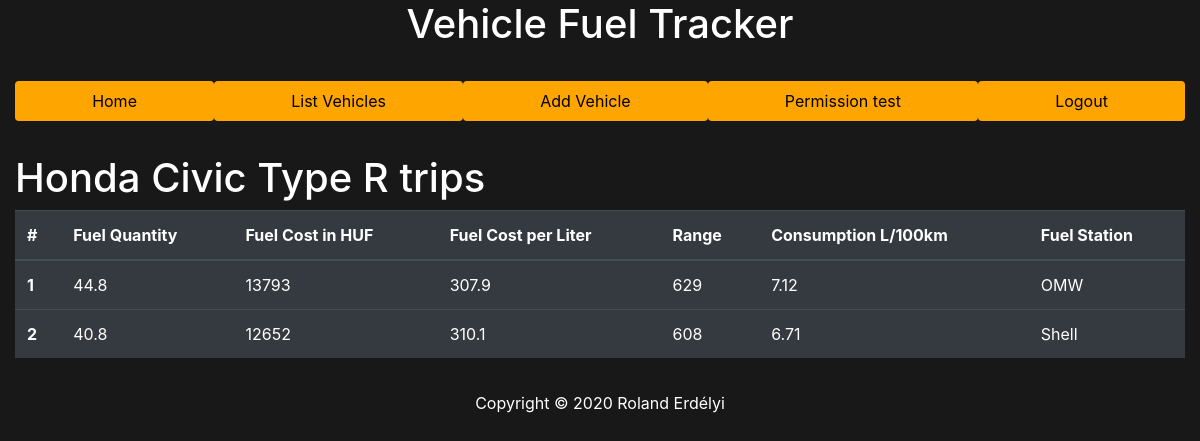
Screenshot of /index.php?P=listt&vid=1 (signed in) with the database file from the repository.
### tables this page shows
CREATE TABLE `vehicle` (
  `vehicle_id` int(11) NOT NULL,
  `user_id` int(11) NOT NULL,
  `vehicle_brand` varchar(250) NOT NULL,
  `vehicle_model` varchar(250) NOT NULL,
  `vehicle_clock` int(11) NOT NULL,
  `vehicle_fuel_type` int(1) NOT NULL
);

CREATE TABLE `fuel` (
  `fueling_id` int(11) NOT NULL,
  `vehicle_id` int(11) NOT NULL,
  `fuel_quantity` float NOT NULL,
  `fuel_cost` int(11) NOT NULL,
  `fuel_cost_per_liter` float NOT NULL,
  `fuel_station_name` varchar(250) NOT NULL,
  `vehicle_before_trip_clock` int(11) NOT NULL,
  `vehicle_actual_clock` int(11) NOT NULL
);

### protected/userManager.php (called while the page is built, shortened)
<?php
    function IsUserLoggedIn()
    {
        return $_SESSION != null && array_key_exists('u_id', $_SESSION) && is_numeric($_SESSION['u_id']);
    }
?>

### protected/database.php (called while the page is built, shortened)
<?php
    function getConnection()
    {
        $connection = new PDO(DB_TYPE.':host='.DB_HOST.';dbname='.DB_NAME.';',DB_USER, DB_PASS);
        $connection->exec("SET NAMES '".DB_CHARSET."'");
        return $connection;
    }
    function getRecord($queryString, $queryParams = [])
    {
        $connection = getConnection();
        $statement = $connection->prepare($queryString);
        $success = $statement->execute($queryParams);
        $result = $success ? $statement->fetch(PDO::FETCH_ASSOC) : [];
        return $result;
    }
    function getList($queryString, $queryParams = [])
    {
        $connection = getConnection();
        $statement = $connection->prepare($queryString);
        $success = $statement->execute($queryParams);
        $result = $success ? $statement->fetchAll(PDO::FETCH_ASSOC) : [];
        return $result;
    }
?>

### protected/vehicle/list_trip.php (the view, shortened to what this page needs)
<?php if(!IsUserLoggedIn()) : ?>
    <h1>Page access is forbidden!</h1>
<?php else: ?>
    <?php if(array_key_exists('vid', $_GET) && !empty($_GET['vid'])) : ?>
        <?php
            $query = "SELECT vehicle_id, vehicle_brand, vehicle_model, vehicle_clock, vehicle_fuel_type FROM vehicle WHERE vehicle_id = ?";
            $params = [$_GET['vid']];
            $vehicle = getRecord($query, $params);
        ?>
        <?php
            $query = "SELECT fueling_id, vehicle_id, fuel_quantity, fuel_cost, fuel_cost_per_liter, fuel_station_name, vehicle_before_trip_clock, vehicle_actual_clock FROM fuel WHERE vehicle_id = ?";
            $params = [$_GET['vid']];
            $fuelings = getList($query, $params);
        ?>
        <?php if(count($fuelings) <= 0) : ?>
            <h1>You don't have any fuelings in the database!</h1>
        <?php else: ?>
            <h1><?=$vehicle['vehicle_brand'].' '.$vehicle['vehicle_model']?> trips</h1>
            <table class="table table-dark">
                <thead>
                    <tr>
                        <th scope="col">#</th>
                        <th scope="col">Fuel Quantity</th>
                        <th scope="col">Fuel Cost in HUF</th>
                        <th scope="col">Fuel Cost per Liter</th>
                        <th scope="col">Range</th>
                        <th scope="col">Consumption L/100km</th>
                        <th scope="col">Fuel Station</th>
                    </tr>
                </thead>
                <tbody>
                    <?php $i = 0; ?>
                    <?php foreach ($fuelings as $f) : ?>
                        <?php $avg = ($f['fuel_quantity'])/($f['vehicle_actual_clock']-$f['vehicle_before_trip_clock'])*100; ?>
                        <?php $i++; ?>
                        <tr>
                            <th scope="row"><?=$i?></th>
                            <td><?=$f['fuel_quantity']?></td>
                            <td><?=$f['fuel_cost']?></td>
                            <td><?=number_format((float)$f['fuel_cost_per_liter'], 1, '.', '');?></td>
                            <td><?=($f['vehicle_actual_clock']-$f['vehicle_before_trip_clock'])?></td>
                            <td><?=number_format((float)$avg, 2, '.', '');?></td>
                            <td><?=$f['fuel_station_name']?></td>
                        </tr>
                    <?php endforeach; ?>
                </tbody>
            </table>
        <?php endif; ?>
    <?php endif; ?>
<?php endif; ?>

### public/styles.css (style rules this page uses)
body { background-color: #181818; color: white; }

### rows the page displays
vehicle: vehicle_brand "Honda", vehicle_model "Civic Type R"
fuel: fuel_quantity "44.8", fuel_cost "13793", fuel_cost_per_liter "307.9", $f['vehicle_actual_clock']-$f['vehicle_before_trip_clock'] "629", avg "7.12", fuel_station_name "OMW"
fuel: fuel_quantity "40.8", fuel_cost "12652", fuel_cost_per_liter "310.1", $f['vehicle_actual_clock']-$f['vehicle_before_trip_clock'] "608", avg "6.71", fuel_station_name "Shell"
